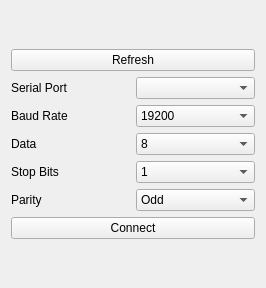
<?xml version="1.0" encoding="UTF-8"?>
<ui version="4.0">
 <class>SerialSetup</class>
 <widget class="QWidget" name="SerialSetup">
  <property name="geometry">
   <rect>
    <x>0</x>
    <y>0</y>
    <width>266</width>
    <height>288</height>
   </rect>
  </property>
  <property name="windowTitle">
   <string>Form</string>
  </property>
  <layout class="QGridLayout" name="gridLayout">
   <item row="0" column="0">
    <layout class="QVBoxLayout" name="verticalLayout">
     <item>
      <widget class="QPushButton" name="buttonRefresh">
       <property name="text">
        <string>Refresh</string>
       </property>
      </widget>
     </item>
     <item>
      <layout class="QHBoxLayout" name="horizontalLayout">
       <item>
        <widget class="QLabel" name="label">
         <property name="text">
          <string>Serial Port</string>
         </property>
        </widget>
       </item>
       <item>
        <widget class="QComboBox" name="comboPort"/>
       </item>
      </layout>
     </item>
     <item>
      <layout class="QHBoxLayout" name="horizontalLayout_2">
       <item>
        <widget class="QLabel" name="label_2">
         <property name="text">
          <string>Baud Rate</string>
         </property>
        </widget>
       </item>
       <item>
        <widget class="QComboBox" name="comboBaud">
         <property name="currentIndex">
          <number>7</number>
         </property>
         <item>
          <property name="text">
           <string>300</string>
          </property>
         </item>
         <item>
          <property name="text">
           <string>600</string>
          </property>
         </item>
         <item>
          <property name="text">
           <string>1200</string>
          </property>
         </item>
         <item>
          <property name="text">
           <string>2400</string>
          </property>
         </item>
         <item>
          <property name="text">
           <string>4800</string>
          </property>
         </item>
         <item>
          <property name="text">
           <string>9600</string>
          </property>
         </item>
         <item>
          <property name="text">
           <string>14400</string>
          </property>
         </item>
         <item>
          <property name="text">
           <string>19200</string>
          </property>
         </item>
         <item>
          <property name="text">
           <string>28800</string>
          </property>
         </item>
         <item>
          <property name="text">
           <string>38400</string>
          </property>
         </item>
         <item>
          <property name="text">
           <string>56000</string>
          </property>
         </item>
         <item>
          <property name="text">
           <string>57600</string>
          </property>
         </item>
         <item>
          <property name="text">
           <string>128000</string>
          </property>
         </item>
         <item>
          <property name="text">
           <string>115200</string>
          </property>
         </item>
         <item>
          <property name="text">
           <string>256000</string>
          </property>
         </item>
        </widget>
       </item>
      </layout>
     </item>
     <item>
      <layout class="QHBoxLayout" name="horizontalLayout_3">
       <item>
        <widget class="QLabel" name="label_3">
         <property name="text">
          <string>Data</string>
         </property>
        </widget>
       </item>
       <item>
        <widget class="QComboBox" name="comboData">
         <property name="currentIndex">
          <number>3</number>
         </property>
         <item>
          <property name="text">
           <string>5</string>
          </property>
         </item>
         <item>
          <property name="text">
           <string>6</string>
          </property>
         </item>
         <item>
          <property name="text">
           <string>7</string>
          </property>
         </item>
         <item>
          <property name="text">
           <string>8</string>
          </property>
         </item>
        </widget>
       </item>
      </layout>
     </item>
     <item>
      <layout class="QHBoxLayout" name="horizontalLayout_5">
       <item>
        <widget class="QLabel" name="label_4">
         <property name="text">
          <string>Stop Bits</string>
         </property>
        </widget>
       </item>
       <item>
        <widget class="QComboBox" name="comboStop">
         <property name="currentIndex">
          <number>0</number>
         </property>
         <item>
          <property name="text">
           <string>1</string>
          </property>
         </item>
         <item>
          <property name="text">
           <string>1.5</string>
          </property>
         </item>
         <item>
          <property name="text">
           <string>2</string>
          </property>
         </item>
        </widget>
       </item>
      </layout>
     </item>
     <item>
      <layout class="QHBoxLayout" name="horizontalLayout_4">
       <item>
        <widget class="QLabel" name="label_5">
         <property name="text">
          <string>Parity</string>
         </property>
        </widget>
       </item>
       <item>
        <widget class="QComboBox" name="comboParity">
         <property name="currentIndex">
          <number>2</number>
         </property>
         <item>
          <property name="text">
           <string>None</string>
          </property>
         </item>
         <item>
          <property name="text">
           <string>Even</string>
          </property>
         </item>
         <item>
          <property name="text">
           <string>Odd</string>
          </property>
         </item>
         <item>
          <property name="text">
           <string>Mark</string>
          </property>
         </item>
         <item>
          <property name="text">
           <string>Space</string>
          </property>
         </item>
        </widget>
       </item>
      </layout>
     </item>
     <item>
      <widget class="QPushButton" name="buttonConnect">
       <property name="text">
        <string>Connect</string>
       </property>
      </widget>
     </item>
    </layout>
   </item>
  </layout>
 </widget>
 <resources/>
 <connections>
  <connection>
   <sender>buttonRefresh</sender>
   <signal>clicked()</signal>
   <receiver>SerialGraphicalInterface</receiver>
   <slot>refreshButtonClicked()</slot>
   <hints>
    <hint type="sourcelabel">
     <x>118</x>
     <y>25</y>
    </hint>
    <hint type="destinationlabel">
     <x>5</x>
     <y>17</y>
    </hint>
   </hints>
  </connection>
 </connections>
 <slots>
  <slot>refreshButtonClicked()</slot>
 </slots>
</ui>
